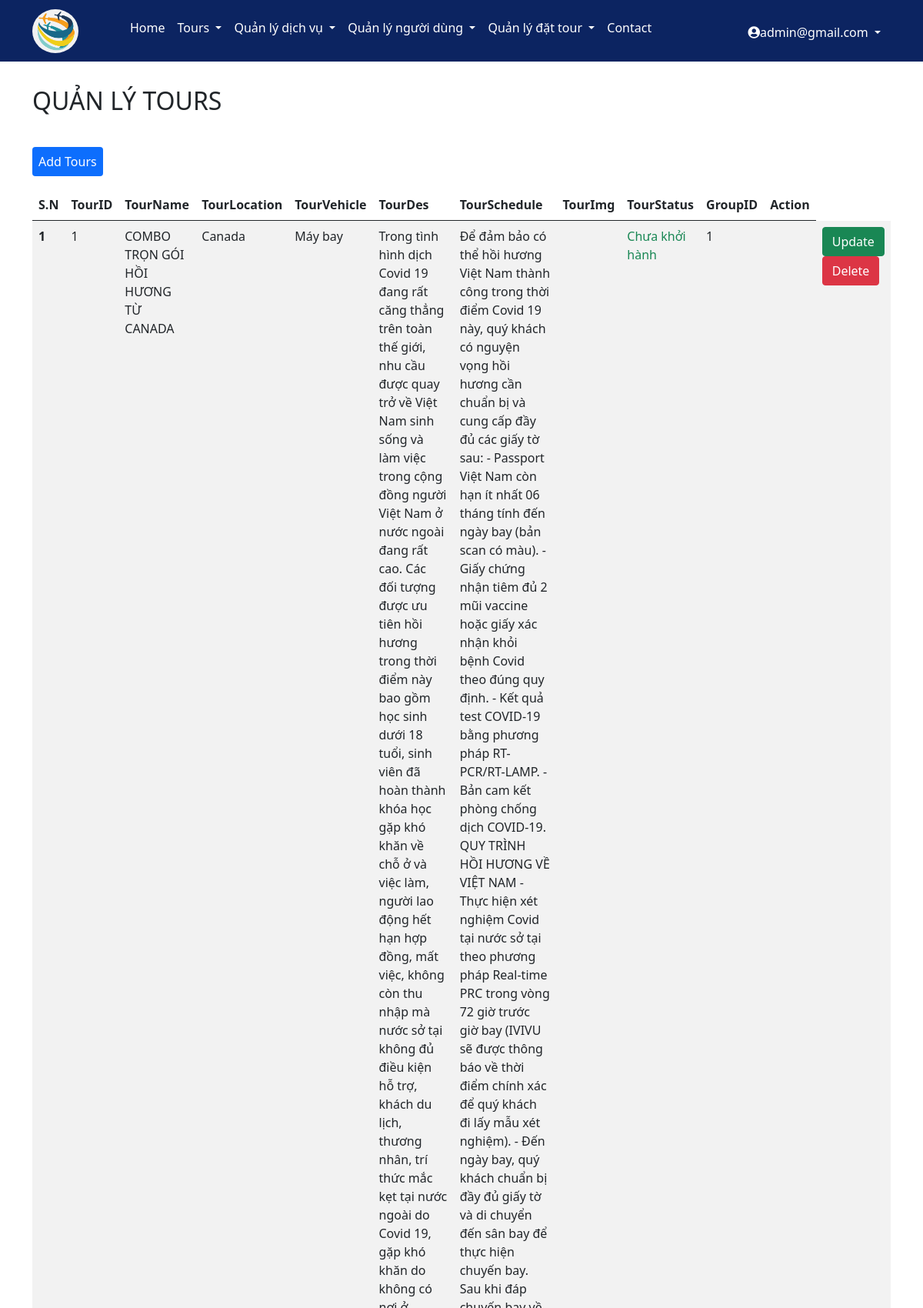
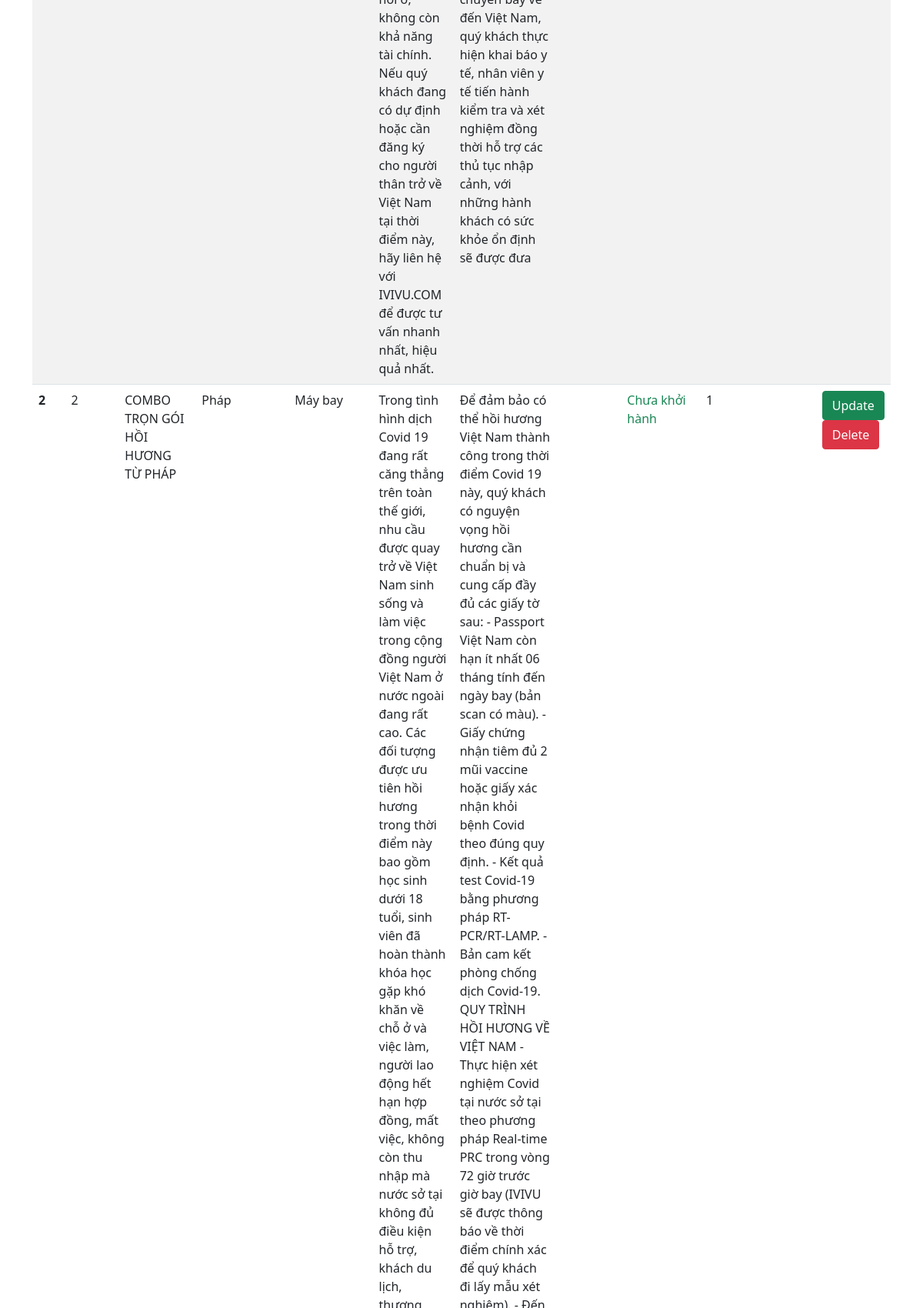
Page /admin/tours.php (signed in, upper part) on the committed database (2 pictures, top to bottom).
### tables this page shows
CREATE TABLE `tours` (
  `TourID` int(11) NOT NULL,
  `TourName` varchar(500) DEFAULT NULL,
  `TourLocation` varchar(200) DEFAULT NULL,
  `TourVehicle` varchar(100) DEFAULT NULL,
  `TourDes` varchar(1000) DEFAULT NULL,
  `TourSchedule` varchar(1000) DEFAULT NULL,
  `TourImg` varchar(200) DEFAULT NULL,
  `GroupID` int(11) DEFAULT NULL,
  `TourStatus` tinyint(1) NOT NULL
);

### admin/tours.php (the view)
<?php
include('header.php');
include('../config/connect.php');
?>
<div class="container my-main">
    <h2 class="text-uppercase my-title-ad">Quản lý tours</h2>
    <a href="add_tours.php" class="btn-primary " style="border-radius:4px; padding:8px;text-decoration: none;">Add Tours</a>
    <br /><br />
    <table class="table table-striped">
        <thead>
            <tr>
                <th>S.N</th>
                <th>TourID</th>
                <th>TourName</th>
                <th>TourLocation</th>
                <th>TourVehicle</th>
                <th>TourDes</th>
                <th>TourSchedule</th>
                <th>TourImg</th>
                <th>TourStatus</th>
                <th>GroupID</th>
                <th>Action</th>
            </tr>
        </thead>
        <?php
                        $sql = "SELECT * FROM tours";
                        $result = mysqli_query($conn, $sql);
                        if(mysqli_num_rows($result)>0){
                            $sn=1;
                            while($row=mysqli_fetch_assoc($result)){
                                $tourid = $row['TourID'];
                                $tourname = $row['TourName'];
                                $tourlocation = $row['TourLocation'];
                                $tourvehicle = $row['TourVehicle'];
                                $tourdes = $row['TourDes'];
                                $tourschedule = $row['TourSchedule'];
                                $tourimg = $row['TourImg'];
                                $tourstatus = $row['TourStatus'];
                                $groupid = $row['GroupID'];
                                ?>
        <tr>
            <th scope="row"><?php echo $sn++; ?></th>
            <td><?php echo $tourid; ?></td>
            <td><?php echo  $tourname; ?></td>
            <td><?php echo $tourlocation; ?></td>
            <td><?php echo $tourvehicle; ?></td>
            <td><?php echo $tourdes; ?></td>
            <td><?php echo $tourschedule; ?></td>
            <td><img src="<?php echo $tourimg ?>" alt="<?echo $tourName ?>" width="100px"> </td>
            <td>
                    <?php
                if($tourstatus==0)
                echo '<p class="text-success">Chưa khởi hành</p>';
                else
                echo '<p class="text-danger">Đã khởi hành</p>';
            ?>
                </td>
            <td><?php echo $groupid; ?></td>
            <td>
            <td>
                    <?php
                    if($tourstatus==0){?>
                        <a href="updatetour.php?tourid=<?php echo $tourid; ?>"><button type="button"
                                class="btn btn-success">Update</button></a>
                        <a href="deletetour.php?tourid=<?php echo $tourid; ?>"
                            onclick="return confirm('Bạn chắc chắn muốn xóa?')"><button type="button"
                                class="btn btn-danger">Delete</button></a>
                    <?php } ?>
                </td>
            </td>
        </tr>
        <?php
                        }
                    }
                    else{
                        echo $sql;
                    }
                ?>
    </table>
</div>
<?php
include('footer.php');
?>

### css/style.css (style rules this page uses)
:root { --my-color: #0c2461; }

### css/admin.css (style rules this page uses)
* { padding: 0; margin: 0; text-decoration: none; box-sizing: border-box; }
.my-main { margin-top: 32px; margin-bottom: 32px; }
.my-title-ad { margin-bottom: 48px; }

### rows in the picture
tours: TourID "1", TourName "COMBO TRỌN GÓI HỒI HƯƠNG TỪ CANADA", TourLocation "Canada", TourVehicle "Máy bay", TourDes "Trong tình hình dịch Covid 19 đang rất căng thẳng trên toàn thế giới, nhu cầu được quay trở về Việt Nam sinh sống và làm việc trong cộng đồng người Việt Nam ở nước ngoài đang rất cao. Các đối tượng được ưu tiên hồi hương trong thời điểm này bao gồm học sinh dưới 18 tuổi, sinh viên đã hoàn thành khóa học gặp khó khăn về chỗ ở và việc làm, người lao động hết hạn hợp đồng, mất việc, không còn thu nhập mà nước sở tại không đủ điều kiện hỗ trợ, khách du lịch, thương nhân, trí thức mắc kẹt tại nước ngoài do Covid 19, gặp khó khăn do không có nơi ở, không còn khả năng tài chính. Nếu quý khách đang có dự định hoặc cần đăng ký cho người thân trở về Việt Nam tại thời điểm này, hãy liên hệ với…", TourSchedule "Để đảm bảo có thể hồi hương Việt Nam thành công trong thời điểm Covid 19 này, quý khách có nguyện vọng hồi hương cần chuẩn bị và cung cấp đầy đủ các giấy tờ sau: - Passport Việt Nam còn hạn ít nhất 06 tháng tính đến ngày bay (bản scan có màu). - Giấy chứng nhận tiêm đủ 2 mũi vaccine hoặc giấy xác nhận khỏi bệnh Covid theo đúng quy định. - Kết quả test COVID-19 bằng phương pháp RT-PCR/RT-LAMP. - Bản cam kết phòng chống dịch COVID-19. QUY TRÌNH HỒI HƯƠNG VỀ VIỆT NAM - Thực hiện xét nghiệm Covid tại nước sở tại theo phương pháp Real-time PRC trong vòng 72 giờ trước giờ bay (IVIVU sẽ được thông báo về thời điểm chính xác để quý khách đi lấy mẫu xét nghiệm). - Đến ngày bay, quý khách chuẩn bị…", TourStatus "Chưa khởi hành", GroupID "1"
tours: TourID "2", TourName "COMBO TRỌN GÓI HỒI HƯƠNG TỪ PHÁP", TourLocation "Pháp", TourVehicle "Máy bay", TourStatus "Chưa khởi hành", GroupID "1"

### other values in the picture
$_SESSION['success'] "admin@gmail.com"
